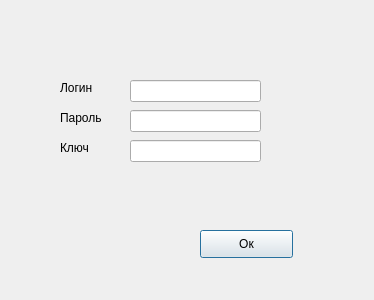
<?xml version="1.0" encoding="UTF-8"?>
<ui version="4.0">
 <class>admin_authorization</class>
 <widget class="QDialog" name="admin_authorization">
  <property name="geometry">
   <rect>
    <x>0</x>
    <y>0</y>
    <width>374</width>
    <height>300</height>
   </rect>
  </property>
  <property name="windowTitle">
   <string>Dialog</string>
  </property>
  <widget class="QLabel" name="label">
   <property name="geometry">
    <rect>
     <x>60</x>
     <y>80</y>
     <width>55</width>
     <height>16</height>
    </rect>
   </property>
   <property name="text">
    <string>Логин</string>
   </property>
  </widget>
  <widget class="QLabel" name="label_2">
   <property name="geometry">
    <rect>
     <x>60</x>
     <y>110</y>
     <width>55</width>
     <height>16</height>
    </rect>
   </property>
   <property name="text">
    <string>Пароль</string>
   </property>
  </widget>
  <widget class="QLabel" name="label_3">
   <property name="geometry">
    <rect>
     <x>60</x>
     <y>140</y>
     <width>55</width>
     <height>16</height>
    </rect>
   </property>
   <property name="text">
    <string>Ключ</string>
   </property>
  </widget>
  <widget class="QLineEdit" name="aalogin">
   <property name="geometry">
    <rect>
     <x>130</x>
     <y>80</y>
     <width>131</width>
     <height>22</height>
    </rect>
   </property>
  </widget>
  <widget class="QLineEdit" name="aapassword">
   <property name="geometry">
    <rect>
     <x>130</x>
     <y>110</y>
     <width>131</width>
     <height>22</height>
    </rect>
   </property>
  </widget>
  <widget class="QLineEdit" name="aakey">
   <property name="geometry">
    <rect>
     <x>130</x>
     <y>140</y>
     <width>131</width>
     <height>22</height>
    </rect>
   </property>
  </widget>
  <widget class="QPushButton" name="pushButton">
   <property name="geometry">
    <rect>
     <x>200</x>
     <y>230</y>
     <width>93</width>
     <height>28</height>
    </rect>
   </property>
   <property name="text">
    <string>Ок</string>
   </property>
  </widget>
  <widget class="QLabel" name="mainpicture">
   <property name="geometry">
    <rect>
     <x>0</x>
     <y>0</y>
     <width>381</width>
     <height>311</height>
    </rect>
   </property>
   <property name="text">
    <string/>
   </property>
  </widget>
  <zorder>mainpicture</zorder>
  <zorder>label</zorder>
  <zorder>label_2</zorder>
  <zorder>label_3</zorder>
  <zorder>aalogin</zorder>
  <zorder>aapassword</zorder>
  <zorder>aakey</zorder>
  <zorder>pushButton</zorder>
 </widget>
 <resources/>
 <connections/>
</ui>
